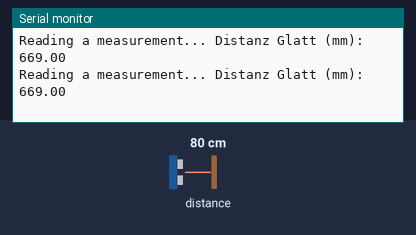
This sketch was run on a simulated Arduino Uno, built with avr-gcc and run on an emulated ATmega328P. Shown: the last lines printed to the serial monitor. The test bench sets the inputs (shaded band); at power-on: distance to the obstacle 80 cm.

Above: at 1.2 s.
1.3 s: distance to the obstacle set to 250 cm
At 1.48 s:
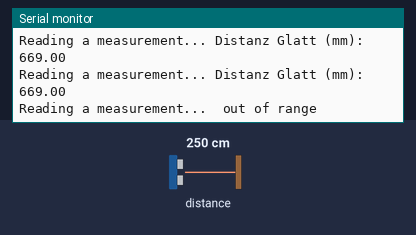
3.2 s: distance to the obstacle set to 2 cm
At 3.22 s:
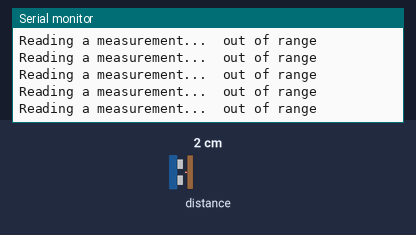

Measured:
- after the input at 1.3 s, the serial monitor: prints a new line after 0.06 s (image 1)

The sketch:

vl53l0x.ino
```cpp
/*
 * Laser-Sensor Testprogramm
 * Pick-Uptroniker
 * 03.12.2020
 *
 * Laser Sensor über I2C angeschlossen
 *
 *
 * Adafruit VL53L0X Bibliothek für Lasersensor über I2C
 * EWMA Bibliothek für die Glättung des Messwertes
 */


#include "Adafruit_VL53L0X.h"   //Bibliothek für das Auslesen vom Sensor über I2C
#include <Ewma.h>   //Bibliothek für das Glätten

Adafruit_VL53L0X lox = Adafruit_VL53L0X();


float distanzGlatt;  //Der geglättet Wert der Messung

Ewma adcFilter2(0.15); //Den Faktor und den Filternamen deklarieren

void setup() {
  Serial.begin(9600);

  // wait until serial port opens for native USB devices
  while (! Serial) {
    delay(1);
  }

  Serial.println("Adafruit VL53L0X test");
  if (!lox.begin()) {
    Serial.println(F("Failed to boot VL53L0X"));
    while (1);
  }
  // power
  Serial.println(F("VL53L0X API Simple Ranging example\n\n"));
}


void loop() {
  VL53L0X_RangingMeasurementData_t measure;

  int raw = measure.RangeMilliMeter;

  if (measure.RangeStatus != 4)
  {
    distanzGlatt = adcFilter2.filter(raw);   //Filtern des Messwertes
  }


  Serial.print("Reading a measurement... ");
  lox.rangingTest(&measure, false); // pass in 'true' to get debug data printout!

  if (measure.RangeStatus != 4)
  { // phase failures have incorrect data
    Serial.print("Distanz Glatt (mm): "); Serial.println(distanzGlatt);
    //Serial.print("    Distanz Roh (mm): "); Serial.println(measure.RangeMilliMeter);
  } else {
    Serial.println(" out of range ");
  }

  delay(100);
}
```
